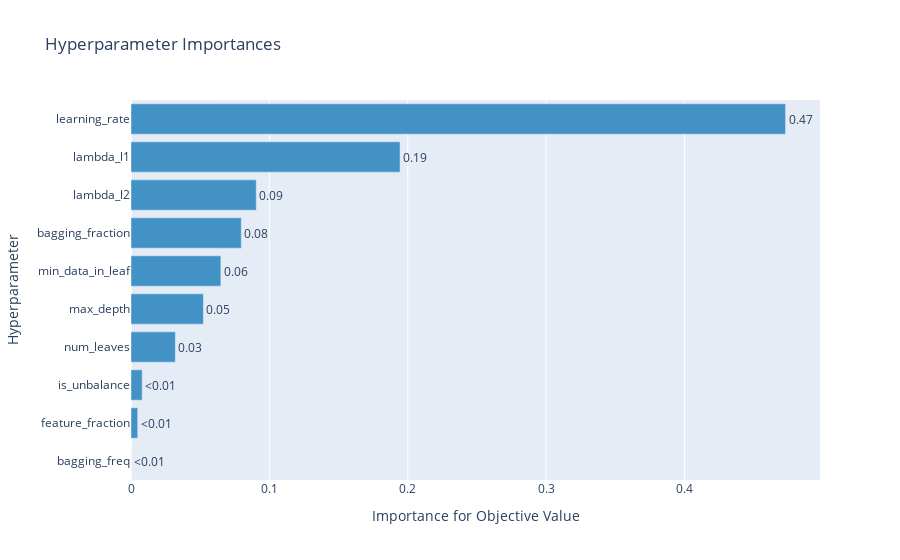

This figure's notebook cell:
### Code cell
optuna.visualization.plot_param_importances(study)

### Figure 1 — Plotly figure (JSON) as saved in the notebook; plotly's stock layout.template omitted (floating-point values rounded to 4 significant figures)
{"data": [{"cliponaxis": false, "hovertemplate": ["bagging_freq (CategoricalDistribution): 0.0<extra></extra>", "feature_fraction (FloatDistribution): 0.004854355201750941<extra></extra>", "is_unbalance (CategoricalDistribution): 0.008070619714872357<extra></extra>", "num_leaves (IntDistribution): 0.032037380885649905<extra></extra>", "max_depth (IntDistribution): 0.05233383389608805<extra></extra>", "min_data_in_leaf (IntDistribution): 0.06492876549908538<extra></extra>", "bagging_fraction (FloatDistribution): 0.07970037523413696<extra></extra>", "lambda_l2 (FloatDistribution): 0.09054306524462957<extra></extra>", "lambda_l1 (FloatDistribution): 0.19446255535388082<extra></extra>", "learning_rate (FloatDistribution): 0.4730690489699062<extra></extra>"], "marker": {"color": "rgb(66,146,198)"}, "orientation": "h", "text": ["<0.01", "<0.01", "<0.01", "0.03", "0.05", "0.06", "0.08", "0.09", "0.19", "0.47"], "textposition": "outside", "type": "bar", "x": [0, 0.004854, 0.008071, 0.03204, 0.05233, 0.06493, 0.0797, 0.09054, 0.1945, 0.4731], "y": ["bagging_freq", "feature_fraction", "is_unbalance", "num_leaves", "max_depth", "min_data_in_leaf", "bagging_fraction", "lambda_l2", "lambda_l1", "learning_rate"]}], "layout": {"showlegend": false, "title": {"text": "Hyperparameter Importances"}, "xaxis": {"title": {"text": "Importance for Objective Value"}}, "yaxis": {"title": {"text": "Hyperparameter"}}}}
